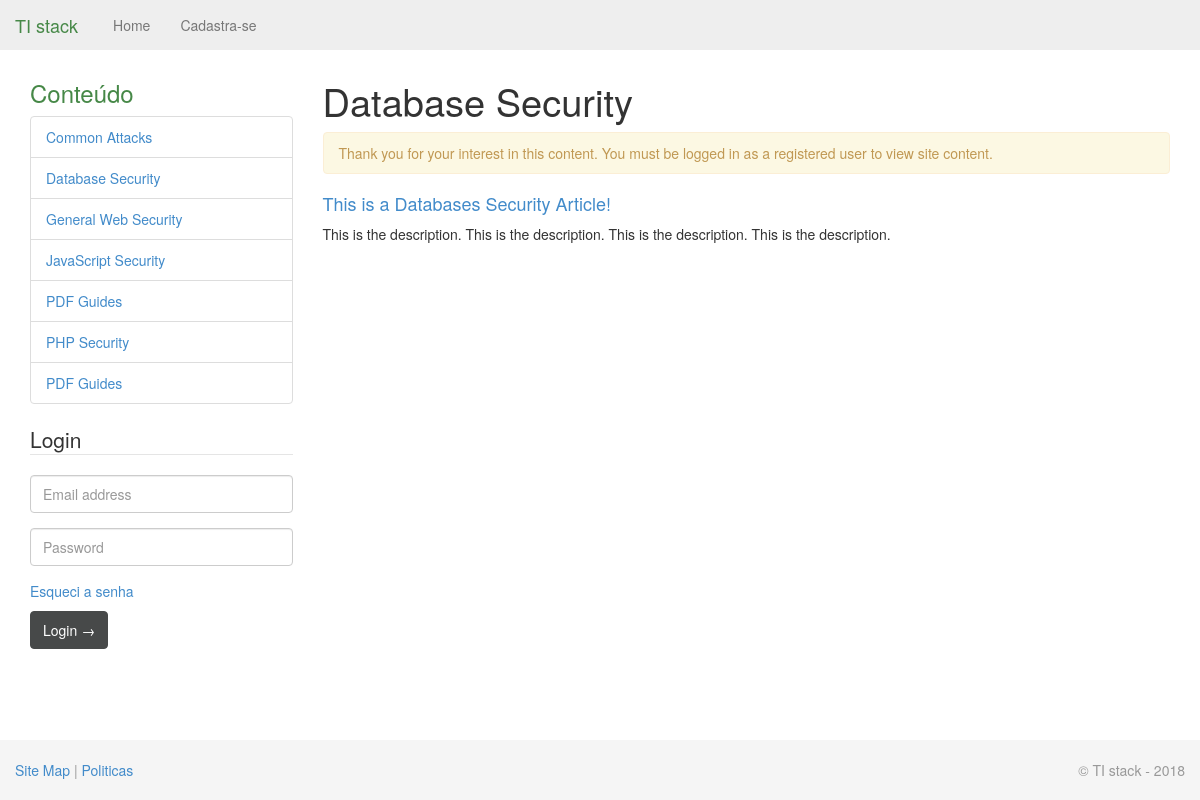
/category.php?id=2, run on the app's committed database.
### tables this page shows
CREATE TABLE `categories` (
	`id` SMALLINT UNSIGNED NOT NULL AUTO_INCREMENT,
	`category` VARCHAR(45) NOT NULL,
	PRIMARY KEY (`id`),
	UNIQUE INDEX `category_UNIQUE` (`category` ASC) 
);

CREATE TABLE `pages` (
	`id` INT UNSIGNED NOT NULL AUTO_INCREMENT,
	`categories_id` SMALLINT UNSIGNED NOT NULL,
	`title` VARCHAR(100) NOT NULL,
	`description` TINYTEXT NOT NULL,
	`content` LONGTEXT NULL,
	`date_created` TIMESTAMP NOT NULL DEFAULT CURRENT_TIMESTAMP,
	PRIMARY KEY (`id`),
	INDEX `date_created` (`date_created` ASC),
	INDEX `fk_pages_categories_idx` (`categories_id` ASC),
	CONSTRAINT `fk_pages_categories`
		FOREIGN KEY (`categories_id`)
		REFERENCES `categories` (`id`)
		ON DELETE NO ACTION
		ON UPDATE NO ACTION
);

### category.php (the view, shortened to what this page needs)
<?php
require('./includes/mysql.inc.php');
if (filter_var($_GET['id'], FILTER_VALIDATE_INT, array('min_range' => 1))) {
	$cat_id = $_GET['id'];
	$q = 'SELECT category FROM categories WHERE id=' . $cat_id;
	$r = mysqli_query($dbc, $q);
	list($page_title) = mysqli_fetch_array($r, MYSQLI_NUM);
	include('./includes/header.php');
	echo '<h1>' . htmlspecialchars($page_title) . '</h1>';
	if (isset($_SESSION['user_id']) && !isset($_SESSION['user_not_expired'])) {
		echo '<div class="alert"><h4>Expired Account</h4>Thank you for your interest in this content. Unfortunately your account has expired. Please <a href="renew.php">renew your account</a> in order to access site content.</div>';
	} elseif (!isset($_SESSION['user_id'])) {
		echo '<div class="alert">Thank you for your interest in this content. You must be logged in as a registered user to view site content.</div>';
	}
	$q = 'SELECT id, title, description FROM pages WHERE categories_id=' . $cat_id . ' ORDER BY date_created DESC';
	$r = mysqli_query($dbc, $q);
	if (mysqli_num_rows($r) > 0) {
		while ($row = mysqli_fetch_array($r, MYSQLI_ASSOC)) {
			echo '<div><h4><a href="page.php?id=' . $row['id'] . '">' . htmlspecialchars($row['title']) . '</a></h4><p>' . htmlspecialchars($row['description']) . '</p></div>';
		}
	} else {
		echo '<p>There are currently no pages of content associated with this category. Please check back again!</p>';
	}
} else {
	$page_title = 'Error!';
	include('./includes/header.php');
	echo '<div class="alert alert-danger">This page has been accessed in error.</div>';
}
include('./includes/footer.php');
?>

### includes/header.php (shortened to what this page needs)
<!DOCTYPE html>
<html lang="en">
  <head>
    <link href="css/bootstrap.min.css" rel="stylesheet">
    <link href="css/sticky-footer-navbar.css" rel="stylesheet">
  </head>
  <body>
    <div id="wrap">
      <div class="navbar navbar-fixed-top">
        <div class="container">
          <a class="navbar-brand" href="index.php" style="color: #468847;"> <?PHP echo APP_NAME;?> </a>
          <div class="nav-collapse collapse">
            <ul class="nav navbar-nav">
<?php
	$pages = array (
		'Home' => 'index.php',
		'Cadastra-se' => 'register.php'
	);
	$this_page = basename($_SERVER['PHP_SELF']);
	foreach ($pages as $k => $v) {
		echo '<li';
		if ($this_page == $v) echo ' class="active"';
		echo '><a href="' . $v . '">' . $k . '</a></li>
		';
	}
?>
            </ul>
          </div>
        </div>
      </div>
      <div class="container">
		<div class="row">
			<div class="col-3">
				<h3 class="text-success">Conteúdo</h3>
			<div class="list-group">
<?php
	$q = 'SELECT * FROM categories ORDER BY category';
	$r = mysqli_query($dbc, $q);
	while (list($id, $category) = mysqli_fetch_array($r, MYSQLI_NUM)) {
		echo '<a href="category.php?id=' . $id . '" class="list-group-item" title="' . $category . '">' . htmlspecialchars($category) . '
		</a>';
	}
?>
			  <a href="pdfs.php" class="list-group-item" title="PDFs">PDF Guides
			  </a>
			</div>
<?php
	if (!isset($_SESSION['user_id'])) {
		require('includes/login_form.inc.php');
	}
?>
			</div>
		  <div class="col-9">

### css/sticky-footer-navbar.css (style rules this page uses)
html, body { height: 100%; }
#wrap { min-height: 100%; height: auto !important; height: 100%; margin: 0 auto -60px; padding: 0 0 60px; }
#wrap > .container { padding: 60px 15px 0; }

### data on the page
categories: category "Common Attacks"
categories: category "Database Security"
categories: category "General Web Security"
categories: category "JavaScript Security"
categories: category "PDF Guides"
categories: category "PHP Security"
pages: title "This is a Databases Security Article!", description "This is the description. This is the description. This is the description. This is the description."

### other printed values
APP_NAME "TI stack"
$k "Home"
$k "Cadastra-se"
